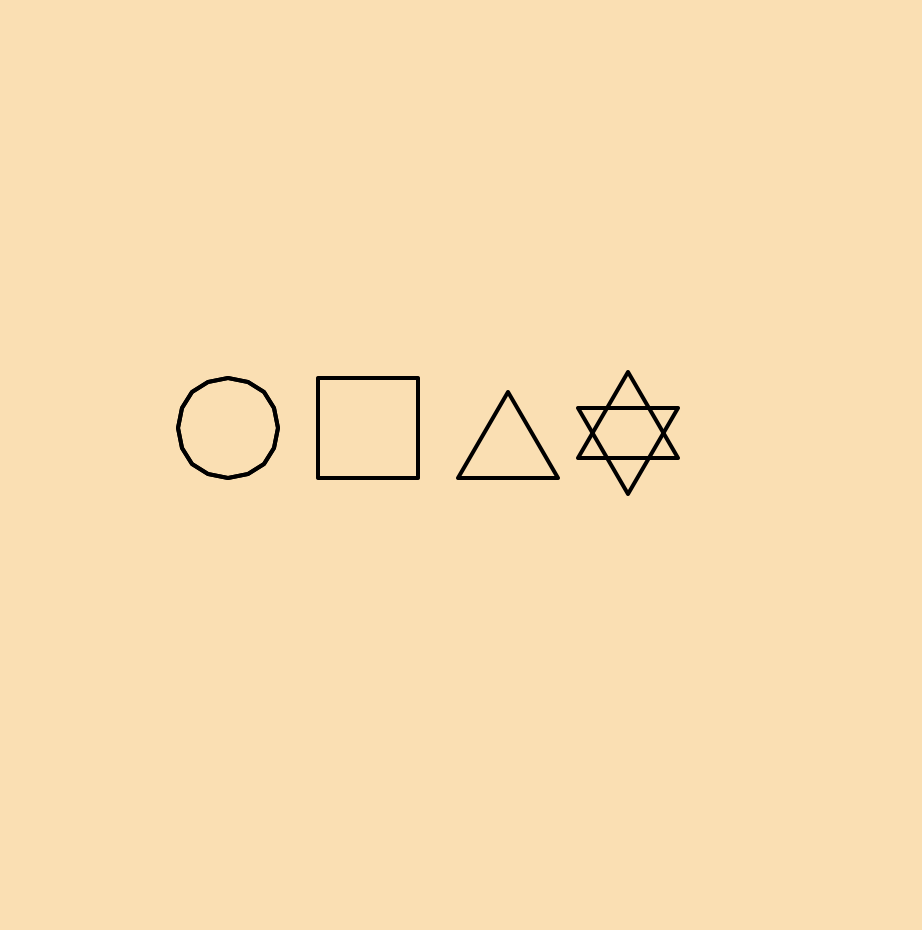

Reproduce this figure in Python.
# Author: Sloane Luckiewicz

import turtle
turtle.bgcolor("navajowhite")
turtle.setup(500,500)
pen = turtle.Turtle()
pen.pensize(2)
pen.speed(0)
pen.hideturtle()

# set up
shapeList = []
shapeNum = int(turtle.numinput("Shapes", "Enter how many shapes you want to draw: ", 5, 1, 10))
shapeSize = 50

# enter number of shapes
for i in range(shapeNum):
    userShape = turtle.textinput("Shapes", "Enter desired shape (circle, square, triangle, star, or diamond): ") .lower() .strip()
    shapeList.append(userShape)

# drawing the shape
for shape in shapeList:
    pen.up()
    pen.setpos(-125,0)
    pen.down()

    if shape == "circle":
        pen.circle(shapeSize/2)
    elif shape == "square":
        pen.up()
        pen.setpos(-80,0)
        pen.down()
        for i in range(4):
            pen.forward(shapeSize)
            pen.left(90)
    elif shape == "triangle":
        pen.up()
        pen.setpos(-10,0)
        pen.down()
        for i in range (3):
            pen.forward(shapeSize)
            pen.left(120)
    elif shape == "star":
        pen.up()
        pen.setpos(50,10)
        pen.down()
        for i in range (3):
            pen.forward(shapeSize)
            pen.left(120)
        pen.up()
        pen.sety(35)
        pen.down()
        for i in range (3):
            pen.forward(shapeSize)
            pen.right(120)
turtle.done()
